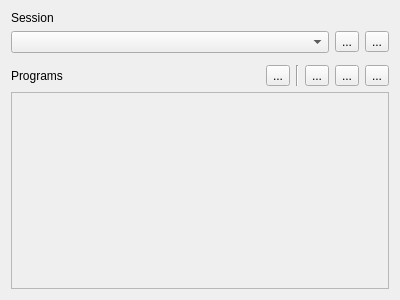
<?xml version="1.0" encoding="UTF-8"?>
<ui version="4.0">
 <class>Session</class>
 <widget class="QWidget" name="Session">
  <property name="geometry">
   <rect>
    <x>0</x>
    <y>0</y>
    <width>400</width>
    <height>300</height>
   </rect>
  </property>
  <property name="windowTitle">
   <string>Form</string>
  </property>
  <layout class="QVBoxLayout" name="verticalLayout">
   <item>
    <widget class="QLabel" name="label_2">
     <property name="text">
      <string>Session</string>
     </property>
    </widget>
   </item>
   <item>
    <layout class="QHBoxLayout" name="horizontalLayout_2">
     <item>
      <widget class="QComboBox" name="sessions_combo"/>
     </item>
     <item>
      <widget class="QToolButton" name="start_session_button">
       <property name="toolTip">
        <string>Start Session</string>
       </property>
       <property name="text">
        <string>...</string>
       </property>
       <property name="icon">
        <iconset theme="media-playback-start">
         <normaloff>.</normaloff>.</iconset>
       </property>
      </widget>
     </item>
     <item>
      <widget class="QToolButton" name="menu_button">
       <property name="contextMenuPolicy">
        <enum>Qt::ActionsContextMenu</enum>
       </property>
       <property name="text">
        <string>...</string>
       </property>
       <property name="icon">
        <iconset theme="format-justify-fill">
         <normaloff>.</normaloff>.</iconset>
       </property>
      </widget>
     </item>
    </layout>
   </item>
   <item>
    <widget class="QWidget" name="favorite_tools" native="true"/>
   </item>
   <item>
    <layout class="QHBoxLayout" name="horizontalLayout">
     <item>
      <widget class="QLabel" name="label">
       <property name="text">
        <string>Programs</string>
       </property>
      </widget>
     </item>
     <item>
      <spacer name="horizontalSpacer">
       <property name="orientation">
        <enum>Qt::Horizontal</enum>
       </property>
       <property name="sizeHint" stdset="0">
        <size>
         <width>40</width>
         <height>20</height>
        </size>
       </property>
      </spacer>
     </item>
     <item>
      <widget class="QToolButton" name="add_tool_button">
       <property name="toolTip">
        <string>Add Tool</string>
       </property>
       <property name="text">
        <string>...</string>
       </property>
       <property name="icon">
        <iconset theme="list-add">
         <normaloff>.</normaloff>.</iconset>
       </property>
      </widget>
     </item>
     <item>
      <widget class="Line" name="line">
       <property name="orientation">
        <enum>Qt::Vertical</enum>
       </property>
      </widget>
     </item>
     <item>
      <widget class="QToolButton" name="startall_button">
       <property name="toolTip">
        <string>Start All</string>
       </property>
       <property name="text">
        <string>...</string>
       </property>
       <property name="icon">
        <iconset theme="media-playback-start">
         <normaloff>.</normaloff>.</iconset>
       </property>
      </widget>
     </item>
     <item>
      <widget class="QToolButton" name="stopall_button">
       <property name="toolTip">
        <string>Stop All</string>
       </property>
       <property name="text">
        <string>...</string>
       </property>
       <property name="icon">
        <iconset theme="media-playback-stop">
         <normaloff>.</normaloff>.</iconset>
       </property>
      </widget>
     </item>
     <item>
      <widget class="QToolButton" name="removeall_button">
       <property name="toolTip">
        <string>Remove All</string>
       </property>
       <property name="text">
        <string>...</string>
       </property>
       <property name="icon">
        <iconset theme="list-remove">
         <normaloff>.</normaloff>.</iconset>
       </property>
      </widget>
     </item>
    </layout>
   </item>
   <item>
    <widget class="QScrollArea" name="scrollArea">
     <property name="widgetResizable">
      <bool>true</bool>
     </property>
     <widget class="QWidget" name="programs_widget">
      <property name="geometry">
       <rect>
        <x>0</x>
        <y>0</y>
        <width>380</width>
        <height>177</height>
       </rect>
      </property>
      <layout class="QVBoxLayout" name="verticalLayout_2">
       <item>
        <spacer name="verticalSpacer">
         <property name="orientation">
          <enum>Qt::Vertical</enum>
         </property>
         <property name="sizeHint" stdset="0">
          <size>
           <width>20</width>
           <height>40</height>
          </size>
         </property>
        </spacer>
       </item>
      </layout>
     </widget>
    </widget>
   </item>
  </layout>
  <action name="save_session_action">
   <property name="icon">
    <iconset theme="document-save">
     <normaloff>.</normaloff>.</iconset>
   </property>
   <property name="text">
    <string>Save session</string>
   </property>
  </action>
  <action name="save_as_action">
   <property name="icon">
    <iconset theme="edit-copy">
     <normaloff>.</normaloff>.</iconset>
   </property>
   <property name="text">
    <string>Save as...</string>
   </property>
   <property name="toolTip">
    <string>Save session as...</string>
   </property>
  </action>
  <action name="rename_session_action">
   <property name="icon">
    <iconset theme="format-text-italic">
     <normaloff>.</normaloff>.</iconset>
   </property>
   <property name="text">
    <string>Rename session</string>
   </property>
  </action>
  <action name="remove_session_action">
   <property name="icon">
    <iconset theme="edit-delete"/>
   </property>
   <property name="text">
    <string>Remove session</string>
   </property>
  </action>
 </widget>
 <resources/>
 <connections>
  <connection>
   <sender>menu_button</sender>
   <signal>clicked()</signal>
   <receiver>menu_button</receiver>
   <slot>showMenu()</slot>
   <hints>
    <hint type="sourcelabel">
     <x>377</x>
     <y>45</y>
    </hint>
    <hint type="destinationlabel">
     <x>377</x>
     <y>45</y>
    </hint>
   </hints>
  </connection>
 </connections>
</ui>
